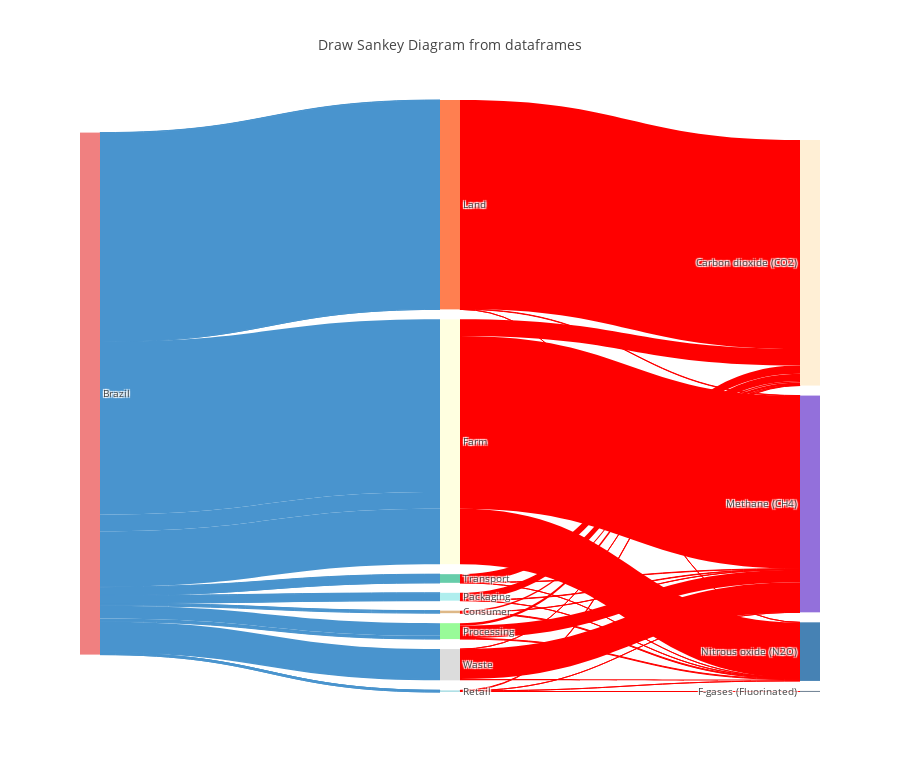

The notebook cell this image was saved under:
### Code cell
# Retrieve headers and build dataframes
nodes_headers = nodes.pop(0)
links_headers = links.pop(0)
df_nodes = pd.DataFrame(nodes, columns = nodes_headers)
df_links = pd.DataFrame(links, columns = links_headers)

# Sankey plot setup
data_trace = dict(
    type='sankey',
    domain = dict(
      x =  [0,1],
      y =  [0,1]
    ),
    orientation = "h",
    valueformat = ".0f",
    node = dict(
      pad = 10,
    # thickness = 30,
      line = dict(
        color = "black",
        width = 0
      ),
      label =  df_nodes['Label'].dropna(axis=0, how='any'),
      color = df_nodes['Color']
    ),
    link = dict(
      source = df_links['Source'].dropna(axis=0, how='any'),
      target = df_links['Target'].dropna(axis=0, how='any'),
      value = df_links['Value'].dropna(axis=0, how='any'),
      color = df_links['Link Color'].dropna(axis=0, how='any'),
  )
)

layout = dict(
        title = "Draw Sankey Diagram from dataframes",
    height = 772,
    font = dict(
      size = 10),)

fig = dict(data=[data_trace], layout=layout)
iplot(fig, validate=False)

### Figure 1 — Plotly figure (JSON) as saved in the notebook; plotly's stock layout.template omitted (floating-point values rounded to 4 significant figures)
{"data": [{"domain": {"x": [0, 1], "y": [0, 1]}, "link": {"color": ["#4994CE", "#4994CE", "#4994CE", "#4994CE", "#4994CE", "#4994CE", "#4994CE", "#4994CE", "#4994CE", "#4994CE", "#4994CE", "#4994CE", "#4994CE", "#4994CE", "#4994CE", "#4994CE", "#4994CE", "#4994CE", "#4994CE", "#4994CE", "#4994CE", "#4994CE", "#4994CE", "#4994CE", "#4994CE", "#FF0000", "#FF0000", "#FF0000", "#FF0000", "#FF0000", "#FF0000", "#FF0000", "#FF0000", "#FF0000", "#FF0000", "#FF0000", "#FF0000", "#FF0000", "#FF0000", "#FF0000", "#FF0000", "#FF0000", "#FF0000", "#FF0000", "#FF0000", "#FF0000", "#FF0000", "#FF0000", "#FF0000", "#FF0000"], "source": [0, 0, 0, 0, 0, 0, 0, 0, 0, 0, 0, 0, 0, 0, 0, 0, 0, 0, 0, 0, 0, 0, 0, 0, 0, 1, 1, 1, 2, 2, 2, 3, 3, 3, 4, 4, 4, 5, 5, 5, 6, 6, 6, 6, 7, 7, 7, 8, 8, 8], "target": [1, 1, 1, 2, 2, 2, 3, 3, 3, 4, 4, 4, 5, 5, 5, 6, 6, 6, 6, 7, 7, 7, 8, 8, 8, 9, 10, 11, 9, 10, 11, 9, 10, 11, 9, 10, 11, 9, 10, 11, 9, 10, 12, 11, 9, 10, 11, 9, 10, 11], "value": [977100.0, 531300000.0, 28250.0, 439000000.0, 42100000.0, 141200000.0, 32210000.0, 6325000.0, 1903000.0, 1016000.0, 20790000.0, 195400.0, 1099000.0, 18560000.0, 253600.0, 31520.0, 1416000.0, 2737000.0, 6987.0, 461000.0, 3707000.0, 2236000.0, 76210000.0, 135400.0, 3148000.0, 977100.0, 531300000.0, 28250.0, 439000000.0, 42100000.0, 141200000.0, 32210000.0, 6325000.0, 1903000.0, 1016000.0, 20790000.0, 195400.0, 1099000.0, 18560000.0, 253600.0, 31520.0, 1416000.0, 2737000.0, 6987.0, 461000.0, 3707000.0, 2236000.0, 76210000.0, 135400.0, 3148000.0]}, "node": {"color": ["#F08080", "#FF7F50", "#FFFFE0", "#98FB98", "#66CDAA", "#AFEEEE", "#B0E0E6", "#DEB887", "#DCDCDC", "#9370DB", "#FFEFD5", "#4682B4", "#778899"], "label": ["Brazil", "Land", "Farm", "Processing", "Transport", "Packaging", "Retail", "Consumer", "Waste", "Methane (CH4)", "Carbon dioxide (CO2)", "Nitrous oxide (N2O)", "F-gases (Fluorinated)"], "line": {"color": "black", "width": 0}, "pad": 10}, "orientation": "h", "type": "sankey", "valueformat": ".0f"}], "layout": {"font": {"size": 10}, "height": 772, "title": "Draw Sankey Diagram from dataframes"}}
